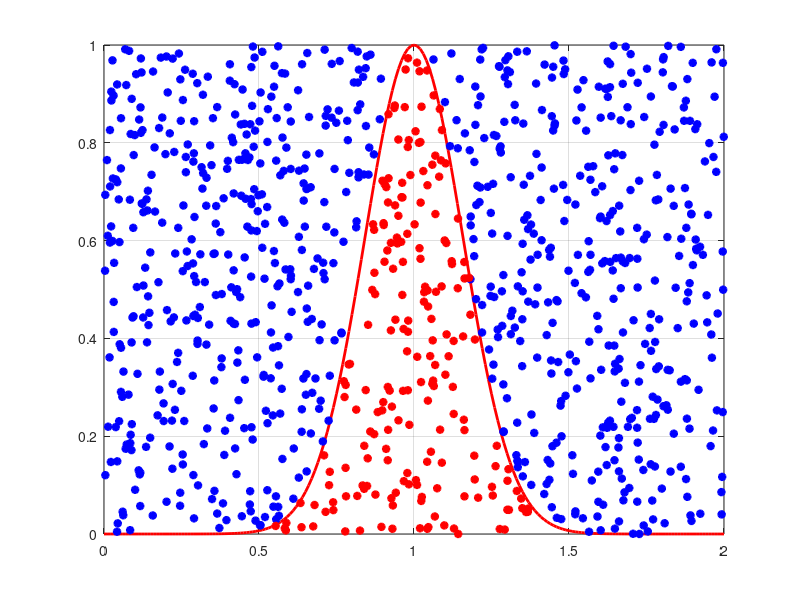

This figure's MATLAB source:
% Tarea 23
% 27 de Enero del 2022
% Aproximación de la integral

clear all; close all; clc;

N = 1000; m = 0; x1 = 0:0.01:2; y1 = exp(-(x1 - 1).^2/0.05);
plot(x1, y1, 'r-', 'Linewidth', 2); grid on; hold on;

for n = 1:N
  x = 2*rand;
  y = max(y1)*rand;
  if (y - exp(-(x - 1).^2/0.05) <= 0)
    m += 1;
    plot(x, y, 'r*', 'Linewidth', 2 ); grid on; 
    xlim([0 2]); drawnow
   else
    plot(x, y, 'b*', 'Linewidth', 2 ); grid on; 
    xlim([0 2]); drawnow
  endif
endfor

format long
Af = (m/N)*(2*max(y1))
disp(['Area aproximada: ' num2str(Af)])
